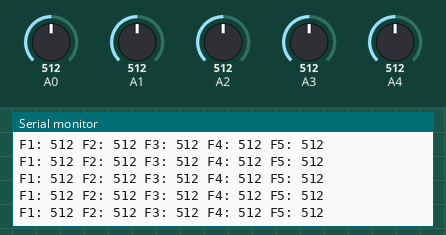
Recording of a sketch running on a simulated Arduino Uno, built with avr-gcc and run on an emulated ATmega328P. Shown: the last lines printed to the serial monitor. Inputs (shaded band) come from the test bench; at power-on: A0 = 512, A1 = 512, A2 = 512, A3 = 512, A4 = 512. Nothing arrives over Bluetooth unless stated; a phone connects over Bluetooth LE 3 s after start.

Above: at 3.2 s.
3.3 s: A0 set to 716
At 3.69 s:
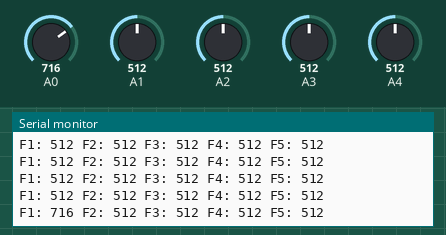
6.3 s: A1 set to 716
At 6.52 s:
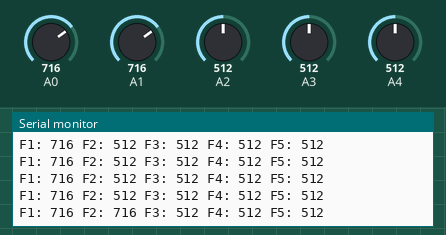
7.8 s: A2 set to 716
At 8.03 s:
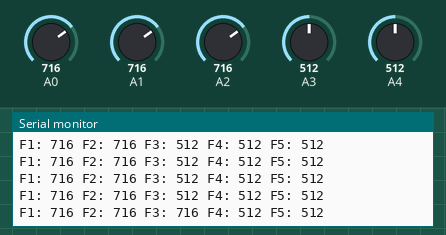
9.3 s: A3 set to 716
At 9.54 s:
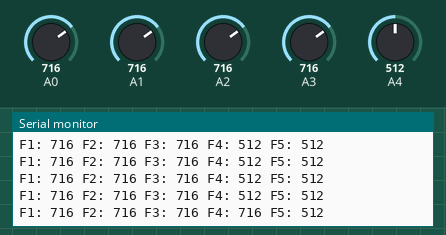
10.8 s: A4 set to 716
At 10.8 s:
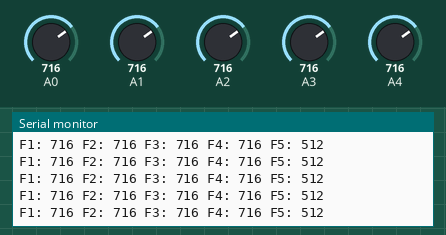
12.3 s: A0 set to 992
At 12.31 s:
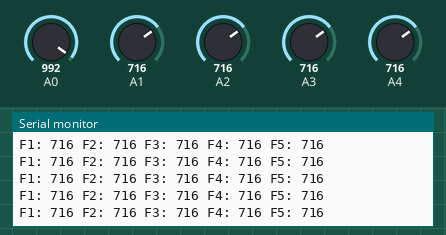
Timing chart, 0 to 14.8 s (numbered marks = the images above; inputs shaded):
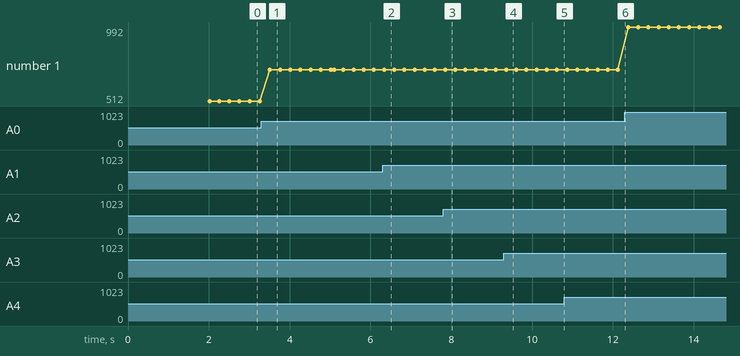

The sketch:

esp32.ino
```cpp
#include <ArduinoBLE.h>
#include <Wire.h>

typedef union {
  struct __attribute__((packed)) {
    float accX, accY, accZ, gyrX, gyrY, gyrZ, magX, magY, magZ;
    int32_t finger1, finger2, finger3, finger4, finger5;
  };
  uint8_t bytes[sizeof(float)*9 + sizeof(int32_t)*5];
} SensorData;

char* serviceUUID = "3104838b-5ed7-4e6c-ac03-7823dd9d4c7b";
char* characteristicUUID = "77283f94-81cf-4438-be8a-642fe725ccbd";

BLEService myService(serviceUUID);
BLECharacteristic myChar(characteristicUUID, BLERead | BLENotify, sizeof(SensorData));

// ICM_20948_I2C myICM; // 9-axis sensor commented out

void setup() {
  Serial.begin(9600);
  delay(2000);

  // Wire.begin(); // commented out — not needed without IMU

  // IMU init commented out:
  // bool icm_init = false;
  // while (!icm_init) {
  //   myICM.begin(Wire, 0);
  //   Serial.print("Status: ");
  //   Serial.println(myICM.statusString());
  //   if (myICM.status == ICM_20948_Stat_Ok) {
  //     icm_init = true;
  //     Serial.println("ICM-20948 connected!");
  //   } else {
  //     delay(500);
  //   }
  // }

  BLE.begin();
  BLE.setLocalName("MyArduinoDevice");
  BLE.setAdvertisedService(myService);
  myService.addCharacteristic(myChar);
  BLE.addService(myService);
  BLE.advertise();
  Serial.println("BLE advertising!");
}

void loop() {
  int f1 = analogRead(A0);
  int f2 = analogRead(A1);
  int f3 = analogRead(A2);
  int f4 = analogRead(A3);
  int f5 = analogRead(A4);

  Serial.print("F1: "); Serial.print(f1);
  Serial.print(" F2: "); Serial.print(f2);
  Serial.print(" F3: "); Serial.print(f3);
  Serial.print(" F4: "); Serial.print(f4);
  Serial.print(" F5: "); Serial.println(f5);

  BLEDevice central = BLE.central();
  if (central) {
    Serial.print("Connected to central: ");
    Serial.println(central.address());
    while (central.connected()) {
      SensorData data;

      // IMU values zeroed out since sensor is disconnected:
      data.accX = 0; data.accY = 0; data.accZ = 0;
      data.gyrX = 0; data.gyrY = 0; data.gyrZ = 0;
      data.magX = 0; data.magY = 0; data.magZ = 0;

      data.finger1 = analogRead(A0);
      data.finger2 = analogRead(A1);
      data.finger3 = analogRead(A2);
      data.finger4 = analogRead(A3);
      data.finger5 = analogRead(A4);

      Serial.print("F1: "); Serial.print(data.finger1);
      Serial.print(" F2: "); Serial.print(data.finger2);
      Serial.print(" F3: "); Serial.print(data.finger3);
      Serial.print(" F4: "); Serial.print(data.finger4);
      Serial.print(" F5: "); Serial.println(data.finger5);

      myChar.writeValue(data.bytes, sizeof(data.bytes));
      delay(250);
    }
    Serial.print("Disconnected from central: ");
    Serial.println(central.address());
  }
  delay(250);
}
```

Measured:
- after the input at 3.3 s, the serial monitor: prints a new line after 0.21 s (image 1)
- after the input at 6.3 s, the serial monitor: prints a new line at once (image 2)
- after the input at 7.8 s, the serial monitor: prints a new line after 0.05 s (image 3)
- after the input at 9.3 s, the serial monitor: prints a new line after 0.06 s (image 4)
- plotted number 1: 512 → 716 after the input at 3.3 s, 716 → 992 after the input at 12.3 s
